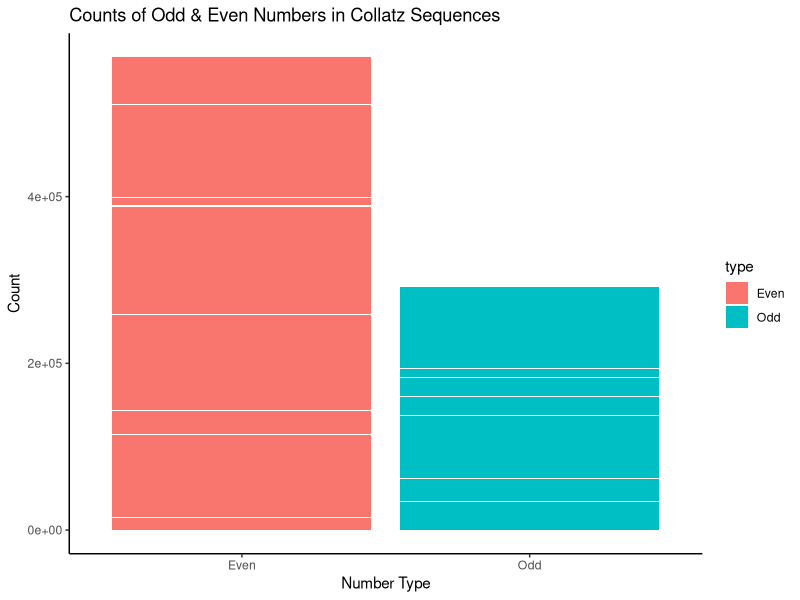

The R script that drew this image:
## ---- chunk 1
knitr::opts_chunk$set(echo = TRUE)
## ---- chunk 2
library(tidyverse)
library(ggplot2)
library(ggrepel)
library(dplyr)
## ---- chunk 3
# accepts a single integer
gen_collatz <- function(n) {
  # Input should all be numerical
  if (is.numeric(n) == FALSE) {
    stop("Invalid input: Not a numerical value")
  }

  # Input should all be integers
  if ((n == as.integer(n)) == FALSE) {
    stop("Invalid input: Not an integer")
  }

  # Input should be 1 or more
  if (n < 1) {
    stop("Invalid input: Value is less than 1")
  }

  # Initialize values
  current <- n
  seq <- c(n)

  # The actual function
  while (current > 1) {
    # check if odd or even
    if (current %% 2 == 0) {
      current <- current / 2
    } else {
      current <- (current * 3) + 1
    }

    # save the new number into the sequence
    seq <- c(seq, current)
  }

  # return the sequence
  return(seq)
}
## ---- chunk 4
collatz_df <- tibble(
  "start" = 1,
  "seq" = list(gen_collatz(1)),
  "length" = length(unlist(seq)),
  "parity" = ifelse((start %% 2) == 0, "EVEN", "ODD"),
  "max_val" = max(unlist(seq))
)

n <- 2

while (n <= 10000) {
  collatz_df <-
    collatz_df %>%
    add_row(
      "start" = n,
      "seq" = list(gen_collatz(n)),
      "length" = length(unlist(seq)),
      "parity" = ifelse((start %% 2) == 0, "EVEN", "ODD"),
      "max_val" = max(unlist(seq))
    )

  n <- n + 1
}
## ---- chunk 5
print(collatz_df)
## ---- chunk 6
## 1. Find the top 10 integers that produce the longest sequence.

top10longest <- collatz_df %>%
  arrange(desc(length)) %>%
  head(10) %>%
  pull("start")
## ---- chunk 7
print(top10longest)
## ---- chunk 8
max_val_int <- collatz_df %>%
  arrange(desc(max_val)) %>%
  head(1) %>%
  pull("start")
## ---- chunk 9
print(max_val_int)
## ---- chunk 10
# Getting all the length of all even starting integers.
even_len <- collatz_df %>%
  filter(parity == "EVEN") %>%
  pull("length")

# Getting all the length of all odd starting integers.
odd_len <- collatz_df %>%
  filter(parity == "ODD") %>%
  pull("length")

# Comparing the average of even starting integers length with odd ones.
even_odd_avg_len <- c(mean(even_len), mean(odd_len))

# Comparing the standard deviation of
# even starting integers length with odd ones.
even_odd_sd_len <- c(sd(even_len), sd(odd_len))
## ---- chunk 11
print(even_odd_avg_len)
## ---- chunk 12
print(even_odd_sd_len)
## ---- chunk 13
## function backtrack to check for backtracking
backtrack <- function(x) {
  # initialize
  initial <- x[1]
  current <- 2
  below_init <- FALSE
  above_init <- FALSE

  while (current <= length(x)) {
    # check for when current value is less than initial
    if (x[current] < initial) {
      below_init <- TRUE
    }

    # check for when current value is higher than initial
    # but only after below_init is TRUE
    if ((x[current] > initial) &&
      (below_init == TRUE)) {
      above_init <- TRUE
    }

    # increment current by 1
    current <- current + 1
  }

  # Both must be TRUE to be considered backtracking
  ifelse(below_init & above_init, TRUE, FALSE)
}
## ---- chunk 14
## doing the actual filtering with the function
backtracks_df <-
  collatz_df %>%
  filter(
    sapply(seq, backtrack)
  )
## ---- chunk 15
print(backtracks_df)
## ---- chunk 16
## backtrack count
backtrack_count <- function(x) {
  # initialize
  initial <- x[1]
  current <- 2
  below_init <- FALSE
  above_init <- FALSE
  counter <- 0

  while (current <= length(x)) {
    # check for when current value is less than initial
    if (x[current] < initial &&
      (below_init == FALSE)) {
      below_init <- TRUE
    }

    # check for when current value is higher than initial
    # but only after below_init is TRUE
    if ((x[current] > initial) &&
      (below_init == TRUE) &&
      (above_init == FALSE)) {
      above_init <- TRUE
    }

    # if below_init and above_init is true, add 1 to counter
    # immediately change back the variables to their FALSE state
    if (below_init && above_init) {
      counter <- counter + 1
      below_init <- FALSE
      above_init <- FALSE
    }

    # increment current by 1
    current <- current + 1
  }

  # returns the backtrack count for each sequences
  return(counter)
}
## ---- chunk 17
mode_calculator <- function(x) {
  # initialize
  unique_nums <- c()
  num_freq <- c()

  # tally the numbers in the freq table
  for (i in x) {
    # If the number in freq is not in unique_nums yet, add to unique_nums
    # also add one to num_freq index that represents the new number (last ind)
    # else, look for index where the number appears on unique_nums
    # and then add 1 to the same index in num_freq
    if ((i %in% unique_nums) == FALSE) {
      unique_nums <- c(unique_nums, i)
      num_freq <- c(num_freq, 1)
    } else {
      index <- which(unique_nums == i)
      num_freq[index] <- num_freq[index] + 1
    }
  }

  # Find the index of the highest frequency
  # then find the number represented by that frequency
  index <- which(num_freq == max(num_freq))
  mode_freq <- unique_nums[index]


  # return the mode
  return(mode_freq)
}
## ---- chunk 18
## doing the actual filtering with backtrack_count
mode_backtrack <-
  backtracks_df %>%
  mutate(
    "freq" = sapply(seq, backtrack_count)
  ) %>%
  summarize(
    "mode" = mode_calculator(freq)
  ) %>%
  pull(1)
## ---- chunk 19
print(mode_backtrack)
## ---- chunk 20
## function to find the max after first backtrack
max_backtrack <- function(x) {
  # initialize
  initial <- x[1]
  current <- 2
  below_init <- FALSE
  above_init <- FALSE
  max_val <- 0

  while (current <= length(x)) {
    # check for when current value is less than initial
    if (x[current] < initial) {
      below_init <- TRUE
    }

    # check for when current value is higher than initial
    # but only after below_init is TRUE
    if ((x[current] > initial) &&
      (below_init == TRUE)) {
      above_init <- TRUE
    }

    # if below_init and above_init is true, start checking for max_val
    if (below_init && above_init) {
      if (x[current] > max_val) {
        max_val <- x[current]
      }
    }

    # increment current by 1
    current <- current + 1
  }

  # return the max_val
  return(max_val)
}
## ---- chunk 21
## doing the actual filtering with max_after_backtrack
max_after_backtrack <-
  backtracks_df %>%
  mutate(
    "max_backtrack" = sapply(seq, max_backtrack)
  ) %>%
  pull(max_backtrack)
## ---- chunk 22
print(tibble(max_after_backtrack))
## ---- chunk 23
## only need to filter by parity
even_odd_backtrack <-
  backtracks_df %>%
  count(parity) %>%
  pull(n)
## ---- chunk 24
print(even_odd_backtrack)
## ---- chunk 25

#### Below is the Rcode used to answer our question

# Initialize
collatz_sequence <- collatz_df

# Wrangle the data to identify odd and even numbers in each sequence and Calculate the ratio
collatz_sequence <- collatz_sequence %>%
  mutate(
    Even = sapply(seq, function(x) {
      sum(x %% 2 == 0)
    }),
    Odd = sapply(seq, function(x) {
      sum(x %% 2 == 1)
    }),
    Even_Odd_Ratio = Even / Odd
  )

# Summarize statistics for Even, Odd and Even_Odd_Ratio
EvenOdd_Avg_Max <- collatz_sequence %>%
  gather(key = "type", value = "value", Even, Odd) %>%
  group_by(type) %>%
  summarize(
    Average = mean(value),
    Maximum = max(value)
  )

Ratio_Avg_Max <- collatz_sequence %>%
  gather(key = "type", value = "value", Even_Odd_Ratio) %>%
  group_by(type) %>%
  summarize(
    Average = mean(value),
    Maximum = max(value)
  )
## ---- chunk 26
print(collatz_sequence)
## ---- chunk 27
print(EvenOdd_Avg_Max)
## ---- chunk 28
print(Ratio_Avg_Max)
## ---- chunk 29
## Explore and visualize the distribution of even and odd numbers
## For example, create a bar chart:
collatz_sequence %>%
  gather(key = "type", value = "count", Odd, Even) %>%
  ggplot(aes(x = type, y = count, fill = type)) +
  geom_bar(stat = "identity") +
  labs(
    title = "Counts of Odd & Even Numbers in Collatz Sequences",
    x = "Number Type",
    y = "Count"
  ) +
  theme_classic()
